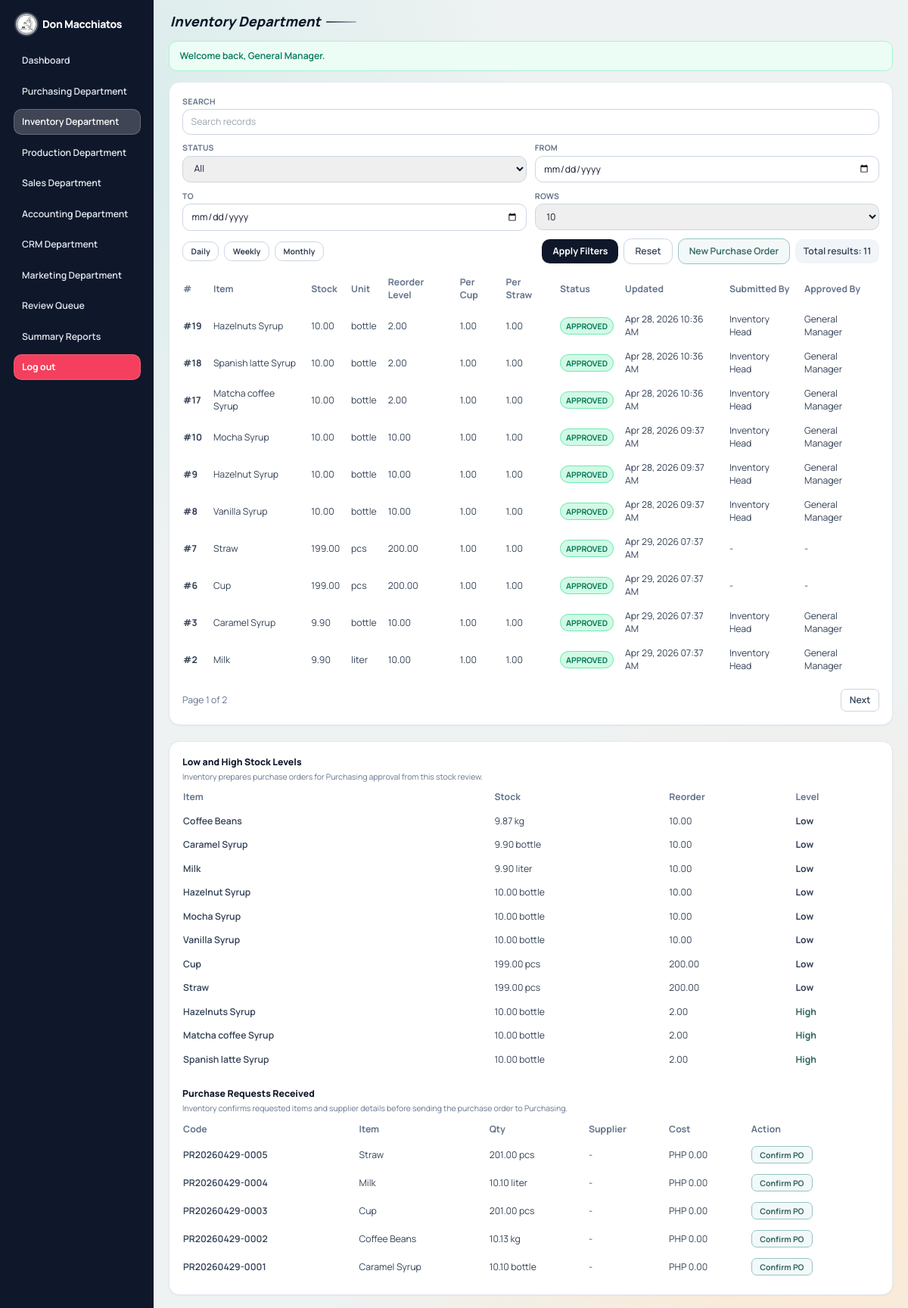
The page /department.php?dept=inventory (signed in) on the database its author committed.
### tables this page shows
CREATE TABLE `inventory_items` (
  `id` int(10) UNSIGNED NOT NULL,
  `item_name` varchar(120) NOT NULL,
  `unit` varchar(30) NOT NULL,
  `stock_qty` decimal(12,2) NOT NULL DEFAULT 0.00,
  `reorder_level` decimal(12,2) NOT NULL DEFAULT 0.00,
  `per_cup_qty` decimal(12,2) NOT NULL DEFAULT 1.00,
  `per_straw_qty` decimal(12,2) NOT NULL DEFAULT 1.00,
  `notes` text DEFAULT NULL,
  `status` enum('pending','approved','rejected') NOT NULL DEFAULT 'pending',
  `submitted_by` int(10) UNSIGNED DEFAULT NULL,
  `approved_by` int(10) UNSIGNED DEFAULT NULL,
  `approval_note` text DEFAULT NULL,
  `approved_at` datetime DEFAULT NULL,
  `created_at` datetime NOT NULL DEFAULT current_timestamp(),
  `updated_at` datetime NOT NULL DEFAULT current_timestamp() ON UPDATE current_timestamp()
);

CREATE TABLE `users` (
  `id` int(10) UNSIGNED NOT NULL,
  `full_name` varchar(120) NOT NULL,
  `username` varchar(60) NOT NULL,
  `password_hash` varchar(255) NOT NULL,
  `role` enum('general_manager','department_head') NOT NULL,
  `department` enum('purchasing','inventory','production','sales','accounting','crm','marketing') DEFAULT NULL,
  `created_at` datetime NOT NULL DEFAULT current_timestamp(),
  `updated_at` datetime NOT NULL DEFAULT current_timestamp() ON UPDATE current_timestamp()
);

CREATE TABLE `purchase_requests` (
  `id` int(10) UNSIGNED NOT NULL,
  `request_code` varchar(40) NOT NULL,
  `inventory_item_id` int(10) UNSIGNED NOT NULL,
  `requested_qty` decimal(12,2) NOT NULL DEFAULT 0.00,
  `supplier_name` varchar(160) DEFAULT NULL,
  `quoted_unit_cost` decimal(12,2) DEFAULT NULL,
  `estimated_total` decimal(12,2) NOT NULL DEFAULT 0.00,
  `expected_delivery_date` date DEFAULT NULL,
  `notes` text DEFAULT NULL,
  `inventory_confirmed_by` int(10) UNSIGNED DEFAULT NULL,
  `inventory_confirmed_at` datetime DEFAULT NULL,
  `purchasing_processed_by` int(10) UNSIGNED DEFAULT NULL,
  `purchasing_processed_at` datetime DEFAULT NULL,
  `purchasing_note` text DEFAULT NULL,
  `status` enum('pending','approved','rejected') NOT NULL DEFAULT 'pending',
  `submitted_by` int(10) UNSIGNED DEFAULT NULL,
  `approved_by` int(10) UNSIGNED DEFAULT NULL,
  `approval_note` text DEFAULT NULL,
  `approved_at` datetime DEFAULT NULL,
  `created_at` datetime NOT NULL DEFAULT current_timestamp(),
  `updated_at` datetime NOT NULL DEFAULT current_timestamp() ON UPDATE current_timestamp()
);

### department.php (the view, shortened to what the rows shown need)
<?php
$department = $_GET['dept'] ?? '';
$config = department_config($department);
$pdo = db();
$table = $config['table'];
$page = max(1, (int) ($_GET['page'] ?? 1));
$perPage = (int) ($_GET['per_page'] ?? 10);
$isInventoryDepartment = $department === 'inventory';
$where = [];
$params = [];
$whereSql = $where ? ('WHERE ' . implode(' AND ', $where)) : '';
$offset = ($page - 1) * $perPage;
$stmt = $pdo->prepare("SELECT t.*, su.full_name AS submitted_name, au.full_name AS approved_name
    FROM {$table} t
    LEFT JOIN users su ON su.id = t.submitted_by
    LEFT JOIN users au ON au.id = t.approved_by
    {$whereSql}
    ORDER BY t.id DESC
    LIMIT {$perPage} OFFSET {$offset}");
$stmt->execute($params);
$rows = $stmt->fetchAll();
$inventoryMap = [];
$ingredientSelectionMap = [];
if (in_array($department, ['purchasing', 'inventory', 'production', 'sales'], true)) {
    $allInventoryItems = $pdo->query('SELECT id, item_name, stock_qty, unit, per_cup_qty, per_straw_qty, status FROM inventory_items ORDER BY item_name ASC')->fetchAll();
    foreach ($allInventoryItems as $item) {
        $itemId = (int) ($item['id'] ?? 0);
        $itemName = (string) ($item['item_name'] ?? '-');
        $stockQty = number_format((float) ($item['stock_qty'] ?? 0), 2);
        $unit = (string) ($item['unit'] ?? '');
        $perCupQty = number_format((float) ($item['per_cup_qty'] ?? 0), 2);
        $perStrawQty = number_format((float) ($item['per_straw_qty'] ?? 0), 2);
        $baseLabel = $itemName . ' (' . $stockQty . ' ' . $unit . ')';
        $inventoryMap[$itemId] = $baseLabel;
        $ingredientSelectionMap[$itemId] = $baseLabel . ' | Cup: ' . $perCupQty . ' | Straw: ' . $perStrawQty;
    }
}
$formatIngredientSelection = static function ($value, ?array $record = null) use ($ingredientSelectionMap): string {
    $ids = normalize_inventory_item_ids($value);
    if ($ids === [] && $record !== null) {
        $ids = inventory_item_ids_from_record($record);
    }
    return format_inventory_item_selection($ids, $ingredientSelectionMap);
};
$workflowInventoryRows = [];
if (in_array($department, ['production', 'inventory'], true)) {
    $workflowInventoryRows = $pdo->query("SELECT id, item_name, stock_qty, unit, reorder_level,
            CASE
                WHEN stock_qty <= 0 THEN 'out'
                WHEN stock_qty <= reorder_level THEN 'low'
                WHEN stock_qty >= (reorder_level * 3) AND reorder_level > 0 THEN 'high'
                ELSE 'normal'
            END AS stock_level
        FROM inventory_items
        WHERE status = 'approved'
        ORDER BY
            CASE
                WHEN stock_qty <= 0 THEN 0
                WHEN stock_qty <= reorder_level THEN 1
                WHEN stock_qty >= (reorder_level * 3) AND reorder_level > 0 THEN 3
                ELSE 2
            END,
            stock_qty ASC,
            item_name ASC
        LIMIT 20")->fetchAll() ?: [];
}
$inventoryPurchaseOrderRows = [];
if ($isInventoryDepartment) {
    $inventoryPurchaseOrderRows = $pdo->query("SELECT pr.*, i.item_name, i.unit, i.stock_qty, i.reorder_level
        FROM purchase_requests pr
        LEFT JOIN inventory_items i ON i.id = pr.inventory_item_id
        WHERE pr.status = 'pending' AND pr.inventory_confirmed_at IS NULL
        ORDER BY pr.updated_at DESC, pr.id DESC
        LIMIT 20")->fetchAll() ?: [];
}
require_once __DIR__ . '/includes/layout_top.php';
?>
<section class="rounded-2xl border border-slate-200 bg-white p-5 shadow-sm">
    <div class="table-scroll mt-4">
        <table class="stack-table w-full min-w-[980px] text-sm">
            <thead>
            <tr class="text-left text-slate-500">
                <th class="pb-2 pr-4" data-priority="high">#</th>
                <?php foreach ($config['list_columns'] as $label => $column): ?>
                    <th class="pb-2 pr-4" data-priority="medium"><?= e($label) ?></th>
                <?php endforeach; ?>
                <th class="pb-2 pr-4" data-priority="low">Submitted By</th>
                <th class="pb-2 pr-4" data-priority="low">Approved By</th>
            </tr>
            </thead>
            <tbody class="text-slate-700">
            <?php if ($rows): ?>
                <?php foreach ($rows as $row): ?>
                    <?php
                    $rowId = (int) $row['id'];
                    ?>
                    <tr class="border-t border-slate-100">
                        <td class="py-2 pr-4 font-bold">#<?= e((string) $rowId) ?></td>
                        <?php foreach ($config['list_columns'] as $column): ?>
                            <td class="py-2 pr-4">
                                <?php if ($column === 'status'): ?>
                                    <span class="rounded-full px-2 py-1 text-xs font-bold <?= e(status_badge_class((string) $row[$column])) ?>"><?= e(strtoupper((string) $row[$column])) ?></span>
                                <?php elseif ($column === 'purchase_workflow_stage'): ?>
                                    <span class="rounded-full border border-slate-300 bg-slate-50 px-2 py-1 text-xs font-bold text-slate-700"><?= e(purchase_workflow_stage_label($row)) ?></span>
                                <?php elseif ($column === 'inventory_item_id'): ?>
                                    <?= e($inventoryMap[(int) ($row[$column] ?? 0)] ?? '-') ?>
                                <?php elseif ($column === 'ingredient_item_ids'): ?>
                                    <?= e($formatIngredientSelection($row[$column] ?? null, $row)) ?>
                                <?php else: ?>
                                    <?= e(format_table_value($column, $row[$column] ?? null)) ?>
                                <?php endif; ?>
                            </td>
                        <?php endforeach; ?>
                        <td class="py-2 pr-4"><?= e($row['submitted_name'] ?? '-') ?></td>
                        <td class="py-2 pr-4"><?= e($row['approved_name'] ?? '-') ?></td>
                    </tr>
                <?php endforeach; ?>
            <?php else: ?>
                <tr>
                    <td colspan="100%" class="py-4 text-center text-slate-500">No records yet for this department.</td>
                </tr>
            <?php endif; ?>
            </tbody>
        </table>
    </div>
</section>
<?php if ($isInventoryDepartment): ?>
<section class="mt-6 rounded-2xl border border-slate-200 bg-white p-5 shadow-sm">
    <div class="table-scroll mt-3">
        <table class="stack-table w-full min-w-[620px] text-sm">
            <thead>
            <tr class="text-left text-slate-500">
                <th class="pb-2 pr-3" data-priority="high">Item</th>
                <th class="pb-2 pr-3 text-right" data-priority="high">Stock</th>
                <th class="pb-2 pr-3 text-right" data-priority="medium">Reorder</th>
                <th class="pb-2 text-right" data-priority="high">Level</th>
            </tr>
            </thead>
            <tbody class="text-slate-700">
            <?php if ($workflowInventoryRows): ?>
                <?php foreach ($workflowInventoryRows as $inventoryLevel): ?>
                    <?php
                    $level = (string) ($inventoryLevel['stock_level'] ?? 'normal');
                    $levelLabel = ['out' => 'Out', 'low' => 'Low', 'high' => 'High', 'normal' => 'Normal'][$level] ?? 'Normal';
                    $levelClass = $level === 'out' ? 'text-rose-700' : ($level === 'low' ? 'text-orange-700' : ($level === 'high' ? 'text-brand-700' : 'text-emerald-700'));
                    ?>
                    <tr class="border-t border-slate-100">
                        <td class="py-2 pr-3 font-semibold"><?= e((string) ($inventoryLevel['item_name'] ?? '-')) ?></td>
                        <td class="py-2 pr-3 text-right"><?= e(number_format((float) ($inventoryLevel['stock_qty'] ?? 0), 2)) ?> <?= e((string) ($inventoryLevel['unit'] ?? '')) ?></td>
                        <td class="py-2 pr-3 text-right"><?= e(number_format((float) ($inventoryLevel['reorder_level'] ?? 0), 2)) ?></td>
                        <td class="py-2 text-right font-bold <?= e($levelClass) ?>"><?= e($levelLabel) ?></td>
                    </tr>
                <?php endforeach; ?>
            <?php else: ?>
                <tr><td colspan="4" class="py-3 text-slate-500">No approved inventory items available.</td></tr>
            <?php endif; ?>
            </tbody>
        </table>
    </div>
    <div class="mt-6">
        <div class="table-scroll mt-3">
            <table class="stack-table w-full min-w-[760px] text-sm">
                <thead>
                <tr class="text-left text-slate-500">
                    <th class="pb-2 pr-3" data-priority="high">Code</th>
                    <th class="pb-2 pr-3" data-priority="high">Item</th>
                    <th class="pb-2 pr-3 text-right" data-priority="medium">Qty</th>
                    <th class="pb-2 pr-3" data-priority="medium">Supplier</th>
                    <th class="pb-2 pr-3 text-right" data-priority="medium">Cost</th>
                    <th class="pb-2 text-right" data-priority="high">Action</th>
                </tr>
                </thead>
                <tbody class="text-slate-700">
                <?php if ($inventoryPurchaseOrderRows): ?>
                    <?php foreach ($inventoryPurchaseOrderRows as $purchaseOrderRow): ?>
                        <?php $purchaseOrderRowId = (int) ($purchaseOrderRow['id'] ?? 0); ?>
                        <tr class="border-t border-slate-100">
                            <td class="py-2 pr-3 font-semibold"><?= e((string) ($purchaseOrderRow['request_code'] ?? '-')) ?></td>
                            <td class="py-2 pr-3"><?= e((string) ($purchaseOrderRow['item_name'] ?? ('Item #' . (int) ($purchaseOrderRow['inventory_item_id'] ?? 0)))) ?></td>
                            <td class="py-2 pr-3 text-right"><?= e(number_format((float) ($purchaseOrderRow['requested_qty'] ?? 0), 2)) ?> <?= e((string) ($purchaseOrderRow['unit'] ?? '')) ?></td>
                            <td class="py-2 pr-3"><?= e((string) ($purchaseOrderRow['supplier_name'] ?? '-')) ?></td>
                            <td class="py-2 pr-3 text-right"><?= e(format_money((float) ($purchaseOrderRow['estimated_total'] ?? 0))) ?></td>
                            <td class="py-2 text-right">
                                <button type="button" onclick="openModal('prepare-inventory-po-<?= e((string) $purchaseOrderRowId) ?>')" class="rounded-lg border border-brand-300 bg-brand-50 px-3 py-1 text-xs font-bold text-brand-700 hover:bg-brand-100">Confirm PO</button>
                            </td>
                        </tr>
                    <?php endforeach; ?>
                <?php else: ?>
                    <tr><td colspan="6" class="py-3 text-slate-500">No purchase requests awaiting Inventory confirmation.</td></tr>
                <?php endif; ?>
                </tbody>
            </table>
        </div>
    </div>
</section>
<?php endif; ?>
<?php require_once __DIR__ . '/includes/layout_bottom.php'; ?>

### rows shown on the page
inventory_items: id "19", item_name "Hazelnuts Syrup", stock_qty "10.00", unit "bottle", reorder_level "2.00", per_cup_qty "1.00", per_straw_qty "1.00", status "APPROVED", updated_at "Apr 28, 2026 10:36 AM", submitted_by.full_name "Inventory Head", approved_by.full_name "General Manager", levelLabel "High"
inventory_items: id "18", item_name "Spanish latte Syrup", stock_qty "10.00", unit "bottle", reorder_level "2.00", per_cup_qty "1.00", per_straw_qty "1.00", status "APPROVED", updated_at "Apr 28, 2026 10:36 AM", submitted_by.full_name "Inventory Head", approved_by.full_name "General Manager", levelLabel "High"
inventory_items: id "17", item_name "Matcha coffee Syrup", stock_qty "10.00", unit "bottle", reorder_level "2.00", per_cup_qty "1.00", per_straw_qty "1.00", status "APPROVED", updated_at "Apr 28, 2026 10:36 AM", submitted_by.full_name "Inventory Head", approved_by.full_name "General Manager", levelLabel "High"
inventory_items: id "10", item_name "Mocha Syrup", stock_qty "10.00", unit "bottle", reorder_level "10.00", per_cup_qty "1.00", per_straw_qty "1.00", status "APPROVED", updated_at "Apr 28, 2026 09:37 AM", submitted_by.full_name "Inventory Head", approved_by.full_name "General Manager", levelLabel "Low"
inventory_items: id "9", item_name "Hazelnut Syrup", stock_qty "10.00", unit "bottle", reorder_level "10.00", per_cup_qty "1.00", per_straw_qty "1.00", status "APPROVED", updated_at "Apr 28, 2026 09:37 AM", submitted_by.full_name "Inventory Head", approved_by.full_name "General Manager", levelLabel "Low"
inventory_items: id "8", item_name "Vanilla Syrup", stock_qty "10.00", unit "bottle", reorder_level "10.00", per_cup_qty "1.00", per_straw_qty "1.00", status "APPROVED", updated_at "Apr 28, 2026 09:37 AM", submitted_by.full_name "Inventory Head", approved_by.full_name "General Manager", levelLabel "Low"
inventory_items: id "7", item_name "Straw", stock_qty "199.00", unit "pcs", reorder_level "200.00", per_cup_qty "1.00", per_straw_qty "1.00", status "APPROVED", updated_at "Apr 29, 2026 07:37 AM", submitted_name "-", approved_name "-", levelLabel "Low"
inventory_items: id "6", item_name "Cup", stock_qty "199.00", unit "pcs", reorder_level "200.00", per_cup_qty "1.00", per_straw_qty "1.00", status "APPROVED", updated_at "Apr 29, 2026 07:37 AM", submitted_name "-", approved_name "-", levelLabel "Low"
inventory_items: id "3", item_name "Caramel Syrup", stock_qty "9.90", unit "bottle", reorder_level "10.00", per_cup_qty "1.00", per_straw_qty "1.00", status "APPROVED", updated_at "Apr 29, 2026 07:37 AM", submitted_by.full_name "Inventory Head", approved_by.full_name "General Manager", levelLabel "Low"
inventory_items: id "2", item_name "Milk", stock_qty "9.90", unit "liter", reorder_level "10.00", per_cup_qty "1.00", per_straw_qty "1.00", status "APPROVED", updated_at "Apr 29, 2026 07:37 AM", submitted_by.full_name "Inventory Head", approved_by.full_name "General Manager", levelLabel "Low"
inventory_items: item_name "Coffee Beans", stock_qty "9.87", unit "kg", reorder_level "10.00", levelLabel "Low"
purchase_requests: request_code "PR20260429-0005", inventory_item.item_name "Straw", requested_qty "201.00", inventory_item.unit "pcs", supplier_name "-", estimated_total "PHP 0.00"
purchase_requests: request_code "PR20260429-0004", inventory_item.item_name "Milk", requested_qty "10.10", inventory_item.unit "liter", supplier_name "-", estimated_total "PHP 0.00"
purchase_requests: request_code "PR20260429-0003", inventory_item.item_name "Cup", requested_qty "201.00", inventory_item.unit "pcs", supplier_name "-", estimated_total "PHP 0.00"
purchase_requests: request_code "PR20260429-0002", inventory_item.item_name "Coffee Beans", requested_qty "10.13", inventory_item.unit "kg", supplier_name "-", estimated_total "PHP 0.00"
purchase_requests: request_code "PR20260429-0001", inventory_item.item_name "Caramel Syrup", requested_qty "10.10", inventory_item.unit "bottle", supplier_name "-", estimated_total "PHP 0.00"

### other values the page prints
APP_NAME "Don Macchiatos"
$departmentName "Purchasing Department"
$departmentName "Inventory Department"
$departmentName "Production Department"
$departmentName "Sales Department"
$departmentName "Accounting Department"
$departmentName "CRM Department"
$departmentName "Marketing Department"
$pageTitle "Inventory Department"
$flash['message'] "Welcome back, General Manager."
$rangeLabel "Daily"
$rangeLabel "Weekly"
$rangeLabel "Monthly"
$totalRows "11"
$label "Item"
